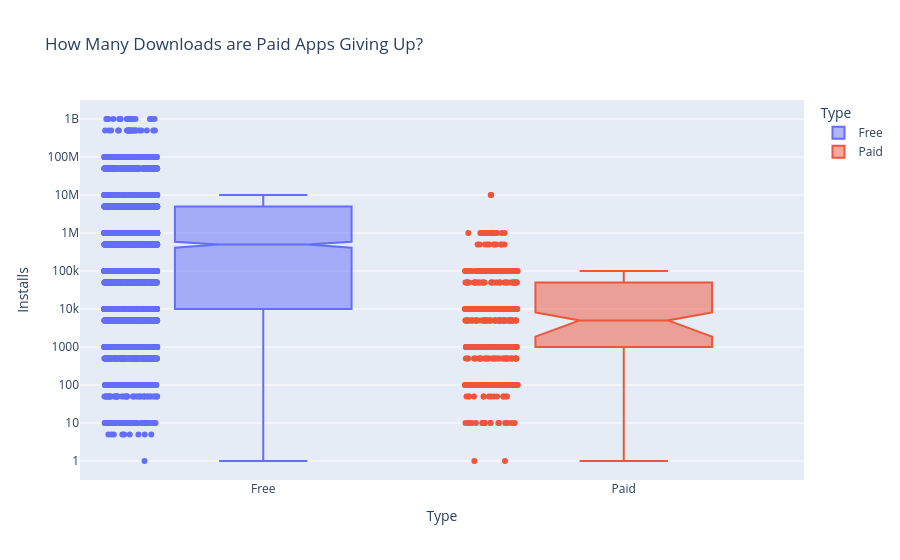

Notebook cell for this chart:
### Markdown cell above
# Plotly Box Plots: Lost Downloads for Paid Apps

**Challenge**: Create a box plot that shows the number of Installs for free versus paid apps. How does the median number of installations compare? Is the difference large or small?

Use the [Box Plots Guide](https://plotly.com/python/box-plots/) and the [.box API reference](https://plotly.com/python-api-reference/generated/plotly.express.box.html) to create the following chart. 

<img src=https://imgur.com/uVsECT3.png>

### Code cell
box = px.box(
    df_apps_clean,
    y='Installs',
    x='Type',
    color='Type',
    notched=True,
    points='all',
    title='How Many Downloads are Paid Apps Giving Up?'
)

box.update_layout(
    yaxis={'type': 'log'}
)

box.show()

### Figure 1 — Plotly figure (JSON) as saved in the notebook; plotly's stock layout.template omitted (floating-point values rounded to 4 significant figures; data arrays with more than 128 entries replaced by an {"elided": "..."} marker saying what was removed)
{"data": [{"alignmentgroup": "True", "boxpoints": "all", "hovertemplate": "Type=%{x}<br>Installs=%{y}<extra></extra>", "legendgroup": "Free", "marker": {"color": "#636efa"}, "name": "Free", "notched": true, "offsetgroup": "Free", "orientation": "v", "showlegend": true, "type": "box", "x": {"elided": "7595 str values"}, "x0": " ", "xaxis": "x", "y": {"elided": "7595 int values"}, "y0": " ", "yaxis": "y"}, {"alignmentgroup": "True", "boxpoints": "all", "hovertemplate": "Type=%{x}<br>Installs=%{y}<extra></extra>", "legendgroup": "Paid", "marker": {"color": "#EF553B"}, "name": "Paid", "notched": true, "offsetgroup": "Paid", "orientation": "v", "showlegend": true, "type": "box", "x": {"elided": "604 str values"}, "x0": " ", "xaxis": "x", "y": {"elided": "604 int values"}, "y0": " ", "yaxis": "y"}], "layout": {"boxmode": "overlay", "legend": {"title": {"text": "Type"}, "tracegroupgap": 0}, "title": {"text": "How Many Downloads are Paid Apps Giving Up?"}, "xaxis": {"anchor": "y", "categoryarray": ["Free", "Paid"], "categoryorder": "array", "domain": [0, 1], "title": {"text": "Type"}}, "yaxis": {"anchor": "x", "domain": [0, 1], "title": {"text": "Installs"}, "type": "log"}}}
